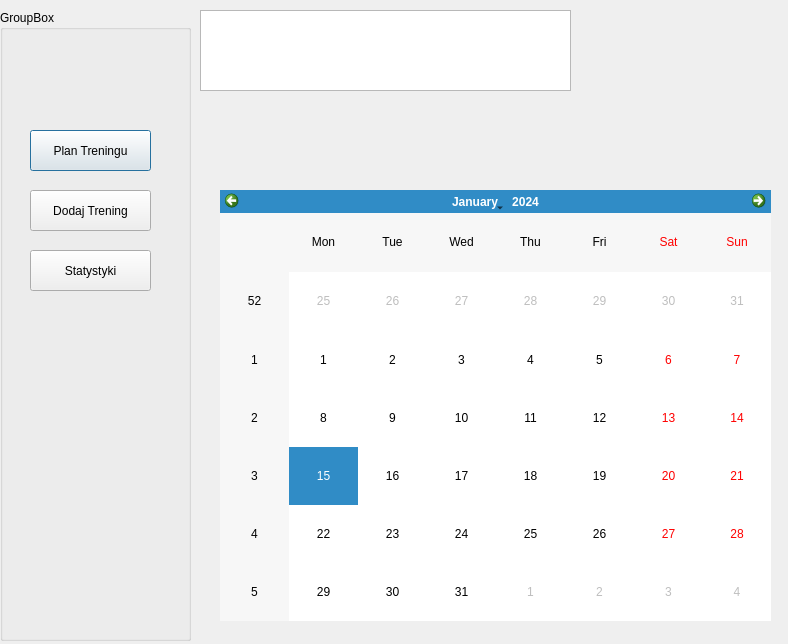
<?xml version="1.0" encoding="UTF-8"?>
<ui version="4.0">
 <class>Dialog</class>
 <widget class="QDialog" name="Dialog">
  <property name="geometry">
   <rect>
    <x>0</x>
    <y>0</y>
    <width>788</width>
    <height>644</height>
   </rect>
  </property>
  <property name="windowTitle">
   <string>Dialog</string>
  </property>
  <widget class="QGraphicsView" name="graphicsView">
   <property name="geometry">
    <rect>
     <x>200</x>
     <y>10</y>
     <width>371</width>
     <height>81</height>
    </rect>
   </property>
  </widget>
  <widget class="QGroupBox" name="groupBox">
   <property name="geometry">
    <rect>
     <x>0</x>
     <y>10</y>
     <width>191</width>
     <height>631</height>
    </rect>
   </property>
   <property name="title">
    <string>GroupBox</string>
   </property>
   <widget class="QPushButton" name="pushButton">
    <property name="geometry">
     <rect>
      <x>30</x>
      <y>120</y>
      <width>121</width>
      <height>41</height>
     </rect>
    </property>
    <property name="text">
     <string>Plan Treningu</string>
    </property>
   </widget>
   <widget class="QPushButton" name="pushButton_2">
    <property name="geometry">
     <rect>
      <x>30</x>
      <y>180</y>
      <width>121</width>
      <height>41</height>
     </rect>
    </property>
    <property name="text">
     <string>Dodaj Trening</string>
    </property>
   </widget>
   <widget class="QPushButton" name="pushButton_3">
    <property name="geometry">
     <rect>
      <x>30</x>
      <y>240</y>
      <width>121</width>
      <height>41</height>
     </rect>
    </property>
    <property name="text">
     <string>Statystyki</string>
    </property>
   </widget>
  </widget>
  <widget class="QCalendarWidget" name="calendarWidget">
   <property name="geometry">
    <rect>
     <x>220</x>
     <y>190</y>
     <width>551</width>
     <height>431</height>
    </rect>
   </property>
  </widget>
 </widget>
 <resources/>
 <connections/>
</ui>
